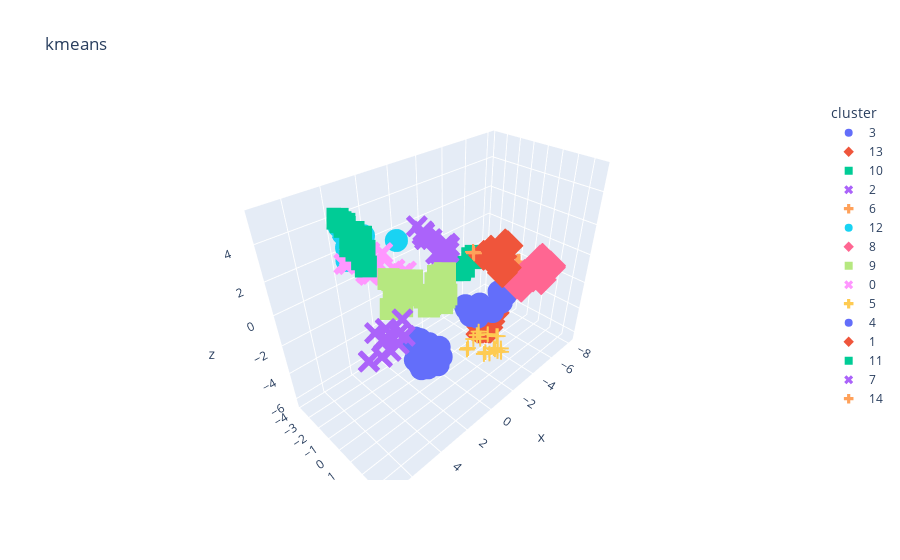

This figure's notebook cell:
### Code cell
plot_datapoints(xx_scaled, aa.named_steps['kmeans'].labels_, n_components=3, title='kmeans', hover_name=point_names)

### Figure 1 — Plotly figure (JSON) as saved in the notebook; plotly's stock layout.template omitted (floating-point values rounded to 4 significant figures)
{"data": [{"hovertemplate": "<b>%{hovertext}</b><br><br>cluster=3<br>x=%{x}<br>y=%{y}<br>z=%{z}<extra></extra>", "hovertext": [1, 21, 52, 62, 66, 69, 76, 78, 82, 92, 96, 100, 104, 114, 121], "legendgroup": "3", "marker": {"color": "#636efa", "symbol": "circle"}, "mode": "markers", "name": "3", "scene": "scene", "showlegend": true, "type": "scatter3d", "x": [-5.079, -6.116, -4.668, -3.671, -3.552, -3.58, -3.679, -5.148, -4.777, -3.189, -3.283, -3.136, -3.271, -3.058, -3.065], "y": [-1.649, -0.8838, -0.1926, -1.161, -1.116, -1.055, -0.5208, 0.3909, 0.3676, -1.256, -0.6172, -0.9676, -0.3183, -1.043, -0.08903], "z": [-4.757, -3.859, -4.374, -4.482, -4.595, -4.584, -4.066, -2.955, -3.378, -3.667, -3.926, -3.888, -3.938, -3.716, -3.874]}, {"hovertemplate": "<b>%{hovertext}</b><br><br>cluster=13<br>x=%{x}<br>y=%{y}<br>z=%{z}<extra></extra>", "hovertext": [2, 16, 18, 22, 24, 26, 28, 34, 42], "legendgroup": "13", "marker": {"color": "#EF553B", "symbol": "diamond"}, "mode": "markers", "name": "13", "scene": "scene", "showlegend": true, "type": "scatter3d", "x": [-4.656, -4.607, -4.626, -4.68, -4.889, -4.657, -5.136, -4.211, -4.209], "y": [-1.006, -0.9284, -1.24, -0.8203, -0.5088, -0.4656, -0.3918, -0.6714, -0.4337], "z": [-6.114, -6.002, -5.538, -5.676, -5.513, -5.875, -4.846, -6.322, -6.226]}, {"hovertemplate": "<b>%{hovertext}</b><br><br>cluster=10<br>x=%{x}<br>y=%{y}<br>z=%{z}<extra></extra>", "hovertext": [3, 5, 7, 13, 17, 23, 25, 27, 29, 35, 37, 39, 45], "legendgroup": "10", "marker": {"color": "#00cc96", "symbol": "square"}, "mode": "markers", "name": "10", "scene": "scene", "showlegend": true, "type": "scatter3d", "x": [5.189, 5.299, 5.09, 4.697, 5.164, 4.88, 4.71, 4.857, 4.937, 4.733, 4.816, 4.748, 4.473], "y": [0.6396, 0.8985, -0.02281, -1.79, 0.4778, -0.9823, -1.563, -0.8022, -0.2234, -1.232, -0.6376, 0.08765, -1.35], "z": [5.288, 4.049, 5.211, 5.046, 4.151, 5.161, 4.965, 4.129, 4.18, 4.861, 4.701, 4.228, 4.095]}, {"hovertemplate": "<b>%{hovertext}</b><br><br>cluster=2<br>x=%{x}<br>y=%{y}<br>z=%{z}<extra></extra>", "hovertext": [4, 6, 8, 10, 12, 14, 20, 30, 32, 36, 38, 40, 46], "legendgroup": "2", "marker": {"color": "#ab63fa", "symbol": "x"}, "mode": "markers", "name": "2", "scene": "scene", "showlegend": true, "type": "scatter3d", "x": [6.574, 6.48, 6.84, 6.506, 7.192, 6.454, 7.164, 6.361, 5.848, 5.98, 5.908, 5.605, 5.192], "y": [3.448, 3.515, 3.619, 2.828, 3.201, 3.315, 3.189, 3.552, 3.462, 3.595, 2.719, 3.538, 2.927], "z": [2.443, 2.484, 1.866, 2.375, 1.57, 2.333, 1.559, 1.816, 2.338, 1.962, 2.167, 2.117, 2.368]}, {"hovertemplate": "<b>%{hovertext}</b><br><br>cluster=6<br>x=%{x}<br>y=%{y}<br>z=%{z}<extra></extra>", "hovertext": [9, 11, 15, 19, 31, 33], "legendgroup": "6", "marker": {"color": "#FFA15A", "symbol": "cross"}, "mode": "markers", "name": "6", "scene": "scene", "showlegend": true, "type": "scatter3d", "x": [-8.011, -8.058, -6.648, -7.164, -7.88, -7.643], "y": [-0.9633, -0.8332, -1.049, -0.5055, -0.9696, -1.015], "z": [-2.36, -2.299, -3.537, -2.817, -2.396, -2.54]}, {"hovertemplate": "<b>%{hovertext}</b><br><br>cluster=12<br>x=%{x}<br>y=%{y}<br>z=%{z}<extra></extra>", "hovertext": [41, 63, 64, 68, 73, 74, 87, 91, 107, 117, 161], "legendgroup": "12", "marker": {"color": "#19d3f3", "symbol": "circle"}, "mode": "markers", "name": "12", "scene": "scene", "showlegend": true, "type": "scatter3d", "x": [3.691, 3.337, 3.978, 3.247, 3.425, 3.539, 3.335, 2.919, 2.717, 2.494, 1.434], "y": [-3.474, -3.818, -2.736, -3.813, -3.171, -3.331, -2.747, -3.869, -3.654, -3.274, -1.942], "z": [3.683, 3.027, 2.184, 3.157, 2.855, 2.486, 1.986, 2.753, 2.752, 2.788, 2.62]}, {"hovertemplate": "<b>%{hovertext}</b><br><br>cluster=8<br>x=%{x}<br>y=%{y}<br>z=%{z}<extra></extra>", "hovertext": [43, 54, 56, 58, 60, 61, 65, 71, 75, 81, 83, 86, 93, 99, 103, 105, 108, 109, 110, 111], "legendgroup": "8", "marker": {"color": "#FF6692", "symbol": "diamond"}, "mode": "markers", "name": "8", "scene": "scene", "showlegend": true, "type": "scatter3d", "x": [-6.52, -7.181, -6.233, -7.926, -6.601, -7.895, -7.4, -7.843, -6.85, -6.641, -7.561, -5.874, -5.638, -5.631, -7.329, -5.644, -6.107, -7.378, -7.187, -7.08], "y": [0.02847, 1.573, 0.249, 1.207, 0.7515, 1.701, 1.357, 1.704, 1.105, 1.301, 1.062, 0.6492, 0.8287, 0.5475, 1.973, 1.174, 1.003, 1.335, 1.495, 1.703], "z": [-2.739, -2.219, -2.713, -1.5, -2.328, -1.522, -1.805, -1.404, -1.646, -1.878, -1.147, -2.347, -2.167, -1.895, -1.236, -2.227, -1.581, -0.8157, -0.9716, -1.132]}, {"hovertemplate": "<b>%{hovertext}</b><br><br>cluster=9<br>x=%{x}<br>y=%{y}<br>z=%{z}<extra></extra>", "hovertext": [44, 48, 49, 50, 53, 59, 70, 79, 85, 88, 89, 95, 98, 101, 106, 112, 115, 116, 125, 133, 143], "legendgroup": "9", "marker": {"color": "#B6E880", "symbol": "square"}, "mode": "markers", "name": "9", "scene": "scene", "showlegend": true, "type": "scatter3d", "x": [5.168, 4.53, 4.497, 4.546, 4.69, 4.28, 4.159, 3.669, 3.783, 3.559, 3.84, 3.112, 3.34, 2.752, 2.736, 3.084, 2.745, 2.829, 1.957, 2.017, 1.982], "y": [2.155, 1.944, 1.538, 1.34, 1.783, 2.12, 1.376, 2.611, 2.983, 2.811, 1.225, 1.146, 2.042, 2.319, 2.571, 3.067, 2.99, 2.948, 2.105, 1.965, 1.675], "z": [2.468, 3.101, 3.298, 3.284, 2.565, 2.693, 2.675, 2.52, 2.3, 2.211, 1.394, 2.441, 2.205, 2.679, 2.691, 2.149, 2.405, 2.26, 2.741, 2.593, 2.4]}, {"hovertemplate": "<b>%{hovertext}</b><br><br>cluster=0<br>x=%{x}<br>y=%{y}<br>z=%{z}<extra></extra>", "hovertext": [47, 51, 55, 57, 67, 72, 77, 80, 84, 90, 94, 97, 102, 113, 118, 119, 120, 122, 123], "legendgroup": "0", "marker": {"color": "#FF97FF", "symbol": "x"}, "mode": "markers", "name": "0", "scene": "scene", "showlegend": true, "type": "scatter3d", "x": [4.451, 4.366, 4.145, 4.111, 4.098, 3.81, 3.771, 3.335, 3.485, 3.131, 3.017, 3.123, 2.955, 2.869, 3.165, 2.434, 2.964, 2.641, 3.239], "y": [-2.209, -1.951, -1.913, -2.197, -0.9714, -1.381, -1.261, -1.638, -1.188, -1.866, -0.1903, -1.325, -1.695, 0.1617, -1.867, -1.856, -1.982, 0.1858, -0.02157], "z": [2.417, 2.49, 3.012, 2.672, 2.334, 2.917, 1.914, 2.826, 2.553, 2.426, 2.366, 2.12, 2.08, 2.215, 1.409, 2.322, 1.509, 2.252, 1.027]}, {"hovertemplate": "<b>%{hovertext}</b><br><br>cluster=5<br>x=%{x}<br>y=%{y}<br>z=%{z}<extra></extra>", "hovertext": [124, 128, 130, 132, 138, 142, 146, 150, 152, 170, 172, 174, 178, 180, 186, 188, 198, 200], "legendgroup": "5", "marker": {"color": "#FECB52", "symbol": "cross"}, "mode": "markers", "name": "5", "scene": "scene", "showlegend": true, "type": "scatter3d", "x": [-2.677, -2.544, -2.906, -2.957, -2.592, -2.211, -1.949, -2.173, -2.369, -2.031, -1.807, -1.774, -1.814, -1.509, -1.197, -1.311, -0.455, -0.3106], "y": [2.203, 2.334, 1.625, 1.679, 1.191, 2.307, 2.503, 2.055, 1.995, 0.9328, 1.267, 2.065, 0.9903, 1.961, 2.115, 1.162, 1.524, 1.578], "z": [-4.776, -4.88, -4.29, -4.289, -4.211, -4.391, -4.308, -4.52, -4.78, -3.824, -4.044, -4.683, -3.931, -4.468, -4.303, -3.822, -3.75, -3.732]}, {"hovertemplate": "<b>%{hovertext}</b><br><br>cluster=4<br>x=%{x}<br>y=%{y}<br>z=%{z}<extra></extra>", "hovertext": [126, 134, 136, 140, 144, 148, 154, 156, 158, 160, 162, 164, 166, 168, 176, 182, 184, 190, 192, 194, 196], "legendgroup": "4", "marker": {"color": "#636efa", "symbol": "circle"}, "mode": "markers", "name": "4", "scene": "scene", "showlegend": true, "type": "scatter3d", "x": [3.73, 3.412, 3.9, 3.338, 3.74, 3.184, 3.26, 3.606, 3.189, 3.036, 3.303, 3.627, 2.853, 3.42, 2.945, 2.712, 2.676, 2.423, 2.035, 2.197, 1.923], "y": [2.007, 1.886, 2.307, 1.426, 1.843, 1.777, 1.224, 2.595, 2.217, 2.088, 2.422, 2.132, 1.441, 1.946, 2.303, 1.883, 2.318, 1.707, 1.743, 1.813, 1.767], "z": [-0.7844, -0.469, -1.479, -0.703, -1.615, -0.914, -1.183, -1.709, -1.116, -0.8388, -1.407, -2.076, -1.412, -2.327, -1.881, -2.274, -2.339, -2.469, -1.946, -2.818, -2.673]}, {"hovertemplate": "<b>%{hovertext}</b><br><br>cluster=1<br>x=%{x}<br>y=%{y}<br>z=%{z}<extra></extra>", "hovertext": [127, 129, 131, 147, 151, 165, 167, 171, 177, 179, 183], "legendgroup": "1", "marker": {"color": "#EF553B", "symbol": "diamond"}, "mode": "markers", "name": "1", "scene": "scene", "showlegend": true, "type": "scatter3d", "x": [-4.979, -5.776, -4.995, -5.153, -4.58, -4.985, -4.356, -4.16, -5.396, -5.36, -4.374], "y": [0.1269, -0.2201, -0.799, 0.256, -0.5991, -0.02538, -0.4573, -0.7635, -0.1342, -0.1172, -0.3914], "z": [-1.335, 0.1022, -0.2611, -0.9856, -0.4159, -0.2453, -0.2542, -0.1236, 0.326, 0.4366, 0.2932]}, {"hovertemplate": "<b>%{hovertext}</b><br><br>cluster=11<br>x=%{x}<br>y=%{y}<br>z=%{z}<extra></extra>", "hovertext": [135, 139, 145, 157, 159, 163, 173], "legendgroup": "11", "marker": {"color": "#00cc96", "symbol": "square"}, "mode": "markers", "name": "11", "scene": "scene", "showlegend": true, "type": "scatter3d", "x": [-3.143, -3.109, -3.301, -4.036, -3.807, -3.112, -3.855], "y": [-1.743, -1.74, -1.58, -1.286, -1.365, -1.725, -0.997], "z": [-1.075, -1.163, -0.9231, -0.3327, -0.4398, -1.007, -0.2221]}, {"hovertemplate": "<b>%{hovertext}</b><br><br>cluster=7<br>x=%{x}<br>y=%{y}<br>z=%{z}<extra></extra>", "hovertext": [137, 141, 149, 153, 155, 169, 175, 181, 185, 187, 189, 191, 195, 197], "legendgroup": "7", "marker": {"color": "#ab63fa", "symbol": "x"}, "mode": "markers", "name": "7", "scene": "scene", "showlegend": true, "type": "scatter3d", "x": [0.7072, 0.5124, 1.054, 0.7777, 0.6628, 0.6572, 0.3124, 0.2468, 0.157, -0.1004, -0.1271, 0.01709, -0.6234, -0.6816], "y": [-0.6653, -1.353, 0.5964, -0.4757, -0.7738, 0.4517, -1.039, 0.4002, 0.2692, -0.9328, -0.08121, 0.4196, -0.379, -0.2351], "z": [3.338, 3.301, 2.74, 3.005, 3.107, 2.523, 2.96, 2.247, 2.052, 2.488, 2.445, 2.318, 2.229, 2.098]}, {"hovertemplate": "<b>%{hovertext}</b><br><br>cluster=14<br>x=%{x}<br>y=%{y}<br>z=%{z}<extra></extra>", "hovertext": [193, 199], "legendgroup": "14", "marker": {"color": "#FFA15A", "symbol": "cross"}, "mode": "markers", "name": "14", "scene": "scene", "showlegend": true, "type": "scatter3d", "x": [-3.241, -2.95], "y": [-0.7297, -0.5627], "z": [0.4104, 0.6983]}], "layout": {"legend": {"title": {"text": "cluster"}, "tracegroupgap": 0}, "scene": {"domain": {"x": [0, 1], "y": [0, 1]}, "xaxis": {"title": {"text": "x"}}, "yaxis": {"title": {"text": "y"}}, "zaxis": {"title": {"text": "z"}}}, "title": {"text": "kmeans"}}}
